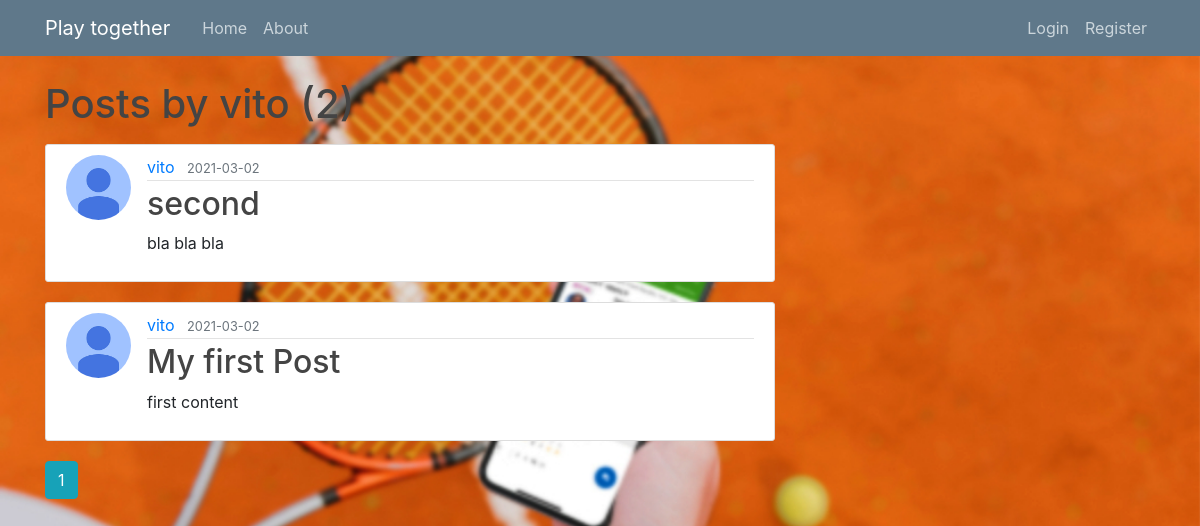
/user/vito, run on the app's committed database.
### models.py (models this page shows, shortened)
class User(db.Model, UserMixin):
    id = db.Column(db.Integer, primary_key=True)
    username = db.Column(db.String(20), unique=True, nullable=False)
    email = db.Column(db.String(120), unique=True, nullable=False)
    image_file = db.Column(db.String(20), nullable=False, default='default.jpg')
    password = db.Column(db.String(60), nullable=False)
    posts = db.relationship('Post', backref='author', lazy=True)

class Post(db.Model):
    id = db.Column(db.Integer, primary_key=True)
    title = db.Column(db.String(100), nullable=False)
    date_posted = db.Column(db.DateTime, nullable=False, default=datetime.utcnow)
    content = db.Column(db.Text, nullable=False)
    user_id = db.Column(db.Integer, db.ForeignKey('user.id'), nullable=False)

### app.py (the view)
@app.route("/user/<string:username>")
def user_posts(username):
    page = request.args.get('page', 1, type=int)
    user = User.query.filter_by(username=username).first_or_404()
    posts = Post.query.filter_by(author=user).order_by(Post.date_posted.desc()).paginate(page=page, per_page=5)
    return render_template('user_posts.html', posts=posts, user=user)

### templates/user_posts.html
{% extends "layout.html" %}
{% block content %}
    <h1 class="mb-3">Posts by {{ user.username }} ({{ posts.total }})</h1>
    {% for post in posts.items %}
        <article class="media content-section">
          <img class="rounded-circle article-img" src="{{ url_for('static', filename='profile_pics/' + post.author.image_file) }}">
          <div class="media-body">
            <div class="article-metadata">
              <a class="mr-2" href="{{ url_for('user_posts', username=post.author.username) }}">{{ post.author.username }}</a>
              <small class="text-muted">{{ post.date_posted.strftime('%Y-%m-%d') }}</small>
            </div>
            <h2><a class="article-title" href="{{ url_for('post', post_id=post.id) }}">{{ post.title }}</a></h2>
            <p class="article-content">{{ post.content }}</p>
          </div>
        </article>
    {% endfor %}
    {% for page_num in posts.iter_pages(left_edge=1, right_edge=1, left_current=1, right_current=2) %}
      {% if page_num %}
        {% if posts.page == page_num %}
          <a class="btn btn-info mb-4" href="{{ url_for('user_posts', username=user.username, page=page_num) }}">{{ page_num }}</a>
        {% else %}
          <a class="btn btn-outline-info mb-4" href="{{ url_for('user_posts', username=user.username, page=page_num) }}">{{ page_num }}</a>
        {% endif %}
      {% else %}
        ...
      {% endif %}
    {% endfor %}
{% endblock content %}

### static/main.css (style rules this page uses)
body { background: url("sfondo.jpg") no-repeat; background-size: cover; margin-top: 5rem; }
h1, h2, h3, h4, h5, h6 { color: #444444; }
.content-section { background: #ffffff; padding: 10px 20px; border: 1px solid #dddddd; border-radius: 3px; margin-bottom: 20px; }
.article-title { color: #444444; }
.article-content { white-space: pre-line; }
.article-img { height: 65px; width: 65px; margin-right: 16px; }
.article-metadata { padding-bottom: 1px; margin-bottom: 4px; border-bottom: 1px solid #e3e3e3 }

### data on the page
User: username "vito"
Post: image_file (placeholder picture), author.username "vito", date_posted "2021-03-02", title "second", content "bla bla bla"
Post: image_file (placeholder picture), author.username "vito", date_posted "2021-03-02", title "My first Post", content "first content"

### other printed values
{{ posts.total }} "2"
{{ page_num }} "1"
